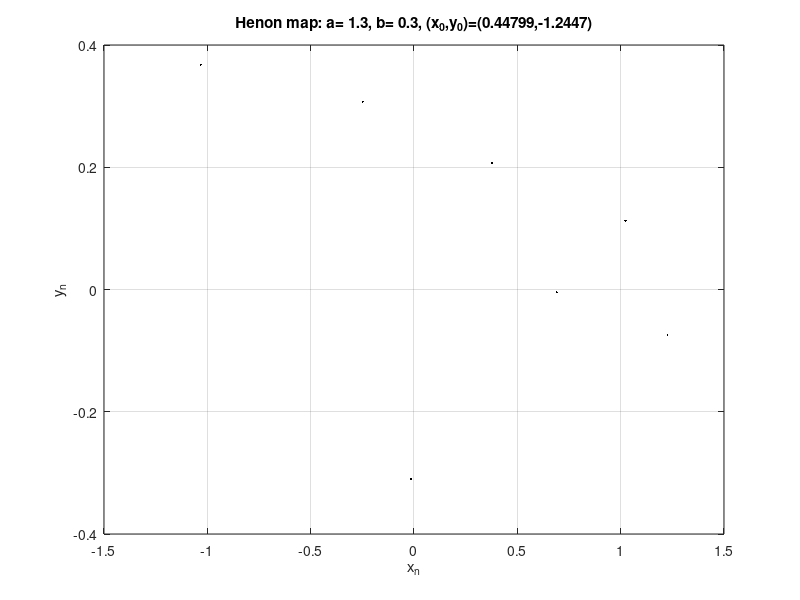

Recreate this plot in MATLAB.
% Matlab code (see [4]) to demonstrate H?non map strange attractor
clc; clear all;
% define the parameters
%a=input('a = ');
a=1.3;
%b=input('b = ');
b=0.3;
% specify the initial conditions.
%x0=input('x0 = ');
x0=rand(1)*3-1.5 ;
%y0=input('y0 = ');
y0=rand(1)*3-1.5 ;
%n=input('Maximum number of iterations = ');
n=2000;
x=zeros(1,n+1);
y=zeros(1,n+1);
x(1)=x0;
y(1)=y0;
% main routine
for i=1:n         % iterates the H?nonmap
    x(i+1)=1-a*(x(i)^2)+y(i);
    y(i+1)=b*x(i);
end
plot(x(1001:2000),y(1001:2000),'.k','LineWidth',.5,'MarkerSize',5);
xlabel('x_n'); ylabel('y_n');
title(['Henon map: a= ',num2str(a),', b= ',num2str(b),', (x_0,y_0)=(',num2str(x0),',',num2str(y0),')']);
grid
zoom